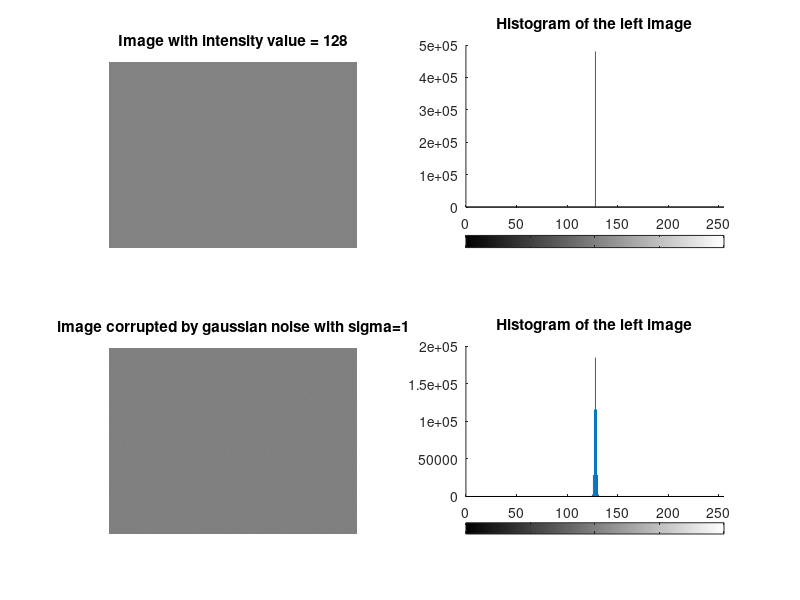
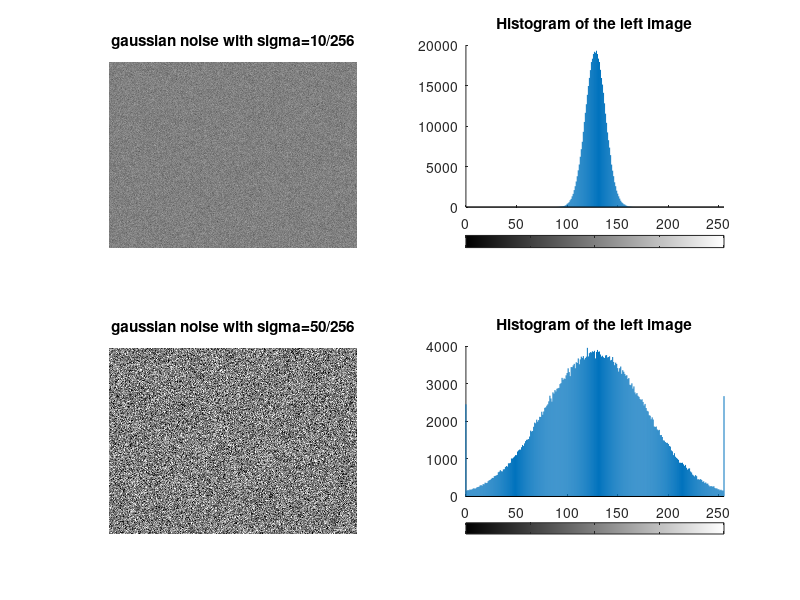

These figures' MATLAB source, in order:
%demo of gaussian noise

close all
figure(1)
I=128.*ones(600,800,'uint8');
subplot(221)
imshow(I)
title('Image with intensity value = 128');
subplot(222)
imhist(I)
title('Histogram of the left image');

pause
I1 = imnoise(I,'gaussian',0, (1/256)^2);
subplot(223)
imshow(I1)
title('image corrupted by gaussian noise with sigma=1');
subplot(224)
imhist(I1)
title('Histogram of the left image');

pause
figure(2)
I2 = imnoise(I,'gaussian',0,(10/256)^2);
subplot(221)
imshow(I2)
title('gaussian noise with sigma=10/256');
subplot(222)
imhist(I2)
title('Histogram of the left image');

pause
I3 = imnoise(I,'gaussian',0,(50/256)^2);
subplot(223)
imshow(I3)
title('gaussian noise with sigma=50/256');
subplot(224)
imhist(I3)
title('Histogram of the left image');
